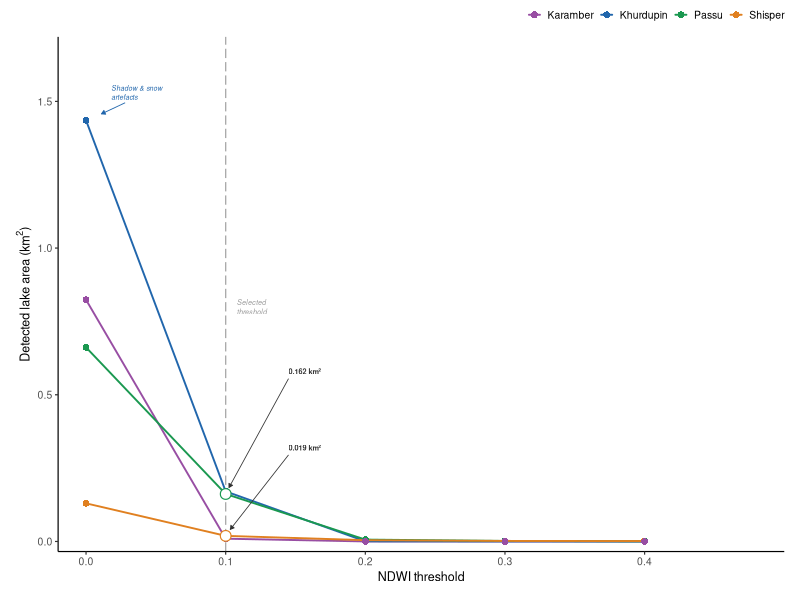
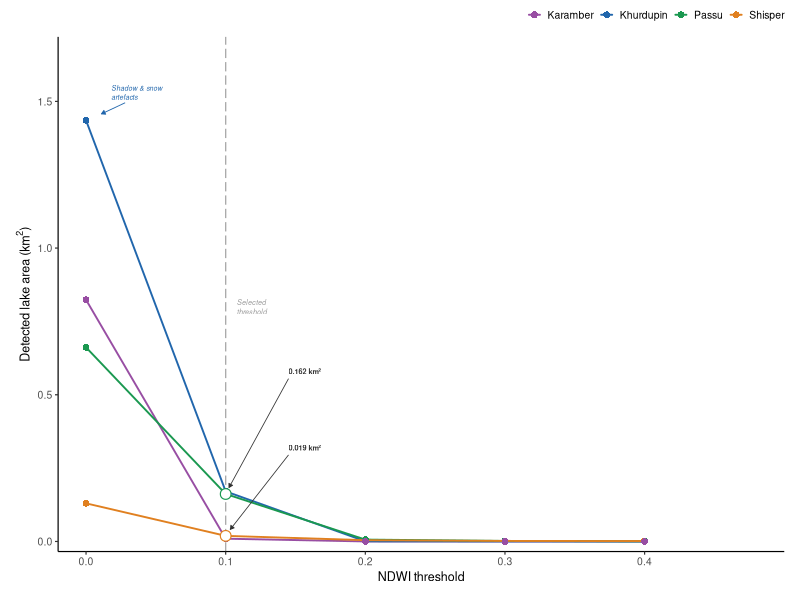

Source code (R) for these figures, in order:
# Figure S1: NDWI threshold

library(ggplot2)
library(dplyr)
library(tidyr)
library(readr)

df <- read_csv(
  "data/processed/Threshold_sensitivity.csv",
  show_col_types = FALSE
) |>
  pivot_longer(
    cols      = starts_with("area_t"),
    names_to  = "threshold_code",
    values_to = "area_km2"
  ) |>
  mutate(
    threshold = case_when(
      threshold_code == "area_t00" ~ 0.0,
      threshold_code == "area_t01" ~ 0.1,
      threshold_code == "area_t02" ~ 0.2,
      threshold_code == "area_t03" ~ 0.3,
      threshold_code == "area_t04" ~ 0.4
    )
  )

df <- df |>
  mutate(
    name = recode(name, "Khurdopin" = "Khurdupin", "Karambar" = "Karamber")
  )

chosen_threshold <- 0.1

lake_colours <- c(
  "Khurdupin" = "#2166AC",
  "Shisper"   = "#E08020", 
  "Passu"     = "#1A9850",
  "Karamber"  = "#984EA3"
)

circle_r <- 0.022

shishper_y <- df |>
  filter(
    threshold == chosen_threshold,
    name == "Shisper"
  ) |>
  pull(area_km2)

passu_y <- df |>
  filter(
    threshold == chosen_threshold,
    name == "Passu"
  ) |>
  pull(area_km2)

x_label <- chosen_threshold + 0.045

labels_df <- tibble(

  # Label text identities stay same
  name = c("Shisper", "Passu"),

  # Text shown
  lab = sprintf("%.3f km\u00b2", c(passu_y, shishper_y)),

  # Text locations stay unchanged
  x_label = x_label,
  y_label = c(0.58, 0.32),

  pt_y = c(passu_y, shishper_y)

) |>
  mutate(
    dx   = chosen_threshold - x_label,
    dy   = pt_y - y_label,
    dist = sqrt(dx^2 + dy^2),

    # Arrow heads stop at circle edge
    x_end = chosen_threshold - (dx / dist) * circle_r,
    y_end = pt_y             - (dy / dist) * circle_r,

    # Arrow origins unchanged
    x_start = x_label,
    y_start = y_label - 0.025
  )

circles_df <- df |>
  filter(
    threshold == chosen_threshold,
    name %in% c("Shisper", "Passu")
  )

khurdupin_t0 <- df |>
  filter(
    threshold == 0.0,
    name == "Khurdupin"
  )

annot_x      <- 0.018
annot_y_top  <- khurdupin_t0$area_km2 + 0.07
arrow_x_end  <- khurdupin_t0$threshold + (circle_r * 0.5)

p <- ggplot(
  df,
  aes(
    x = threshold,
    y = area_km2,
    colour = name,
    group = name
  )
) +

  geom_vline(
    xintercept = chosen_threshold,
    linetype   = "longdash",
    linewidth  = 0.45,
    colour     = "#AAAAAA"
  ) +

  # Main lines
  geom_line(
    linewidth = 0.65,
    lineend   = "round"
  ) +

  # Main filled points (keeps legend unchanged)
  geom_point(
    size  = 2.0,
    shape = 16
  ) +

  annotate(
    "text",
    x = chosen_threshold + 0.008,
    y = 0.80,
    label = "Selected
threshold",
    hjust = 0,
    vjust = 0.5,
    size = 1.8,
    fontface = "italic",
    colour = "#999999",
    lineheight = 1.1
  ) +

  annotate(
    "text",
    x = annot_x,
    y = annot_y_top,
    label = "Shadow & snow
artefacts",
    hjust = 0,
    vjust = 0,
    size = 1.75,
    colour = "#2166AC",
    lineheight = 1.1,
    fontface = "italic"
  ) +

  annotate(
    "segment",
    x    = annot_x + 0.01,
    xend = arrow_x_end,
    y    = annot_y_top - 0.01,
    yend = khurdupin_t0$area_km2 + circle_r,
    arrow = arrow(
      length = unit(1.1, "mm"),
      type   = "closed"
    ),
    colour = "#2166AC",
    linewidth = 0.3
  ) +

  geom_point(
    data = circles_df,
    aes(
      x = threshold,
      y = area_km2,
      colour = name
    ),
    shape = 21,
    size = 3.2,
    stroke = 0.6,
    fill = "white",
    show.legend = FALSE,
    inherit.aes = FALSE
  ) +

  # Arrows
  geom_segment(
    data = labels_df,
    aes(
      x    = x_start,
      xend = x_end,
      y    = y_start,
      yend = y_end
    ),
    arrow = arrow(
      length = unit(1.1, "mm"),
      type   = "closed"
    ),
    colour = "#333333",
    linewidth = 0.28,
    inherit.aes = FALSE
  ) +

  # Labels
  geom_text(
    data = labels_df,
    aes(
      x = x_label,
      y = y_label,
      label = lab
    ),
    hjust = 0,
    vjust = 0.5,
    size = 1.85,
    fontface = "bold",
    colour = "#333333",
    inherit.aes = FALSE
  ) +

  scale_colour_manual(
    values = lake_colours,
    name = NULL
  ) +

  scale_x_continuous(
    breaks = c(0.0, 0.1, 0.2, 0.3, 0.4),
    labels = c("0.0", "0.1", "0.2", "0.3", "0.4"),
    expand = expansion(add = c(0.02, 0.10))
  ) +

  scale_y_continuous(
    limits = c(0, 1.72),
    expand = expansion(mult = c(0.02, 0))
  ) +

 labs(
    x = "NDWI threshold",
    y = expression("Detected lake area (km"^2*")")
  ) +

  theme_classic(base_size = 9) +

  theme(
    legend.position      = "top",
    legend.justification = "right",
    legend.key.size      = unit(3.5, "mm"),
    legend.text          = element_text(size = 7.5),
    legend.background    = element_blank(),
    legend.margin        = margin(0, 0, 2, 0),

    axis.text            = element_text(size = 7.5),
    axis.title           = element_text(size = 9),

    plot.margin          = margin(2, 4, 4, 4, "mm"),

    plot.background      = element_rect(
      fill = "white",
      colour = NA
    ),

    panel.background     = element_rect(
      fill = "white",
      colour = NA
    )
  )

dir.create("figures", showWarnings = FALSE)

dir.create("figures", showWarnings = FALSE)
ggsave("figures/Figure_S1.tiff",
       plot = p, width = 83, height = 80, units = "mm",
       dpi = 800, bg = "white", compression = "lzw")

ggsave("figures/Figure_S1.png",
       plot = p, width = 83, height = 80, units = "mm",
       dpi = 800, bg = "white")

message(
  "Saved: figures/Figure_S1.tiff  +  .png"
)
